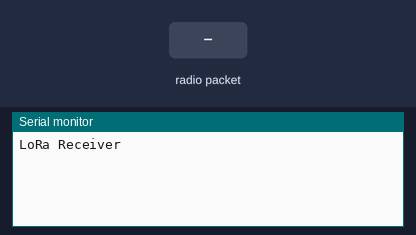
A sketch run on a simulated ESP32. Shown: the last lines printed to the serial monitor. The test bench sets the inputs (shaded band). No radio packets arrive unless stated.

Above: at 3.2 s.
3.3 s: radio packet "1" arrives
At 4.5 s:
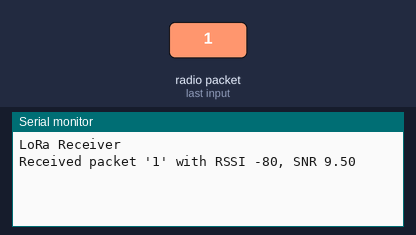
4.8 s: radio packet "0" arrives
At 5.8 s:
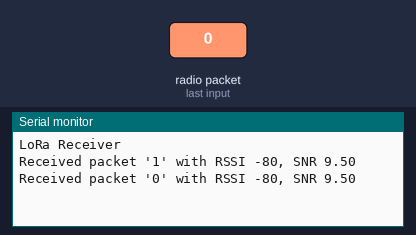
6.3 s: radio packet "2" arrives
At 6.9 s:
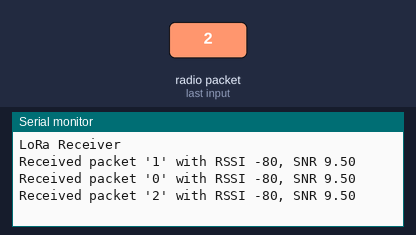

Measured:
- after the input at 3.3 s, the serial monitor: prints a new line at once (image 1)
- after the input at 4.8 s, the serial monitor: prints a new line at once (image 2)
- after the input at 6.3 s, the serial monitor: prints a new line at once (image 3)

The sketch:

ra02.ino
```cpp
/**
 * ESP32 Dev Kit
 * Just for testing
 */
#include <SPI.h>
#include <LoRa.h>

#define SS 15
#define RST 4
#define DIO0 2

void setup() {
  Serial.begin(115200);
  while (!Serial);
  delay(2000);
  Serial.println("LoRa Receiver");
  LoRa.setPins(SS, RST, DIO0);
  if (!LoRa.begin(433E6)) {
    Serial.println("Starting LoRa failed!");
    while (1);
  }
  LoRa.onReceive(onReceive);
  LoRa.receive();
}

void loop() {
}

void onReceive(int packetSize) {
  Serial.print("Received packet '");
  for (int i = 0; i < packetSize; i++) {
    Serial.print((char)LoRa.read());
  }
  Serial.print("' with RSSI ");
  Serial.print(LoRa.packetRssi());
  Serial.print(", SNR ");
  Serial.println(LoRa.packetSnr());
}
```
